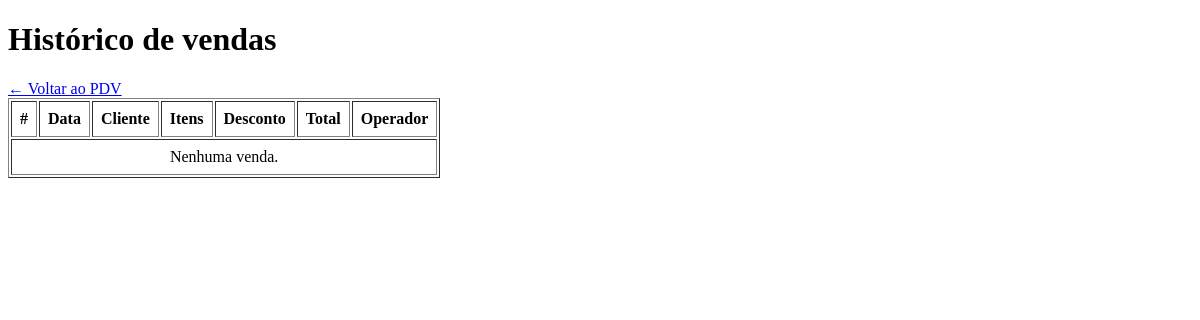
/pdv/historico (signed in), run on an earlier commit of the app's database.
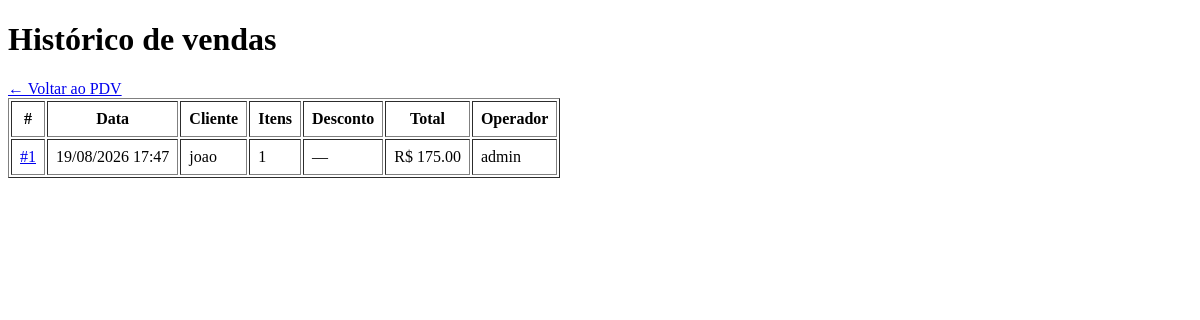
And on a later commit of the database.
### app/models/venda.py (models this page shows, shortened)
class Venda(Base):
    __tablename__ = "vendas"
    id         = Column(Integer, primary_key=True, index=True)
    cliente_id = Column(
        Integer,
        ForeignKey("clientes.id", ondelete="SET NULL"),
        nullable=True
    )
    usuario_id = Column(
        Integer,
        ForeignKey("usuarios.id", ondelete="SET NULL"),
        nullable=True
    )
    desconto_percentual = Column(Float, nullable=False, default=0.0)
    total_bruto  = Column(Float, nullable=False, default=0.0)
    total_liquido = Column(Float, nullable=False, default=0.0)
    observacao = Column(String(255), nullable=True)
    criado_em = Column(DateTime, server_default=func.now())
    cliente = relationship("Cliente", back_populates="vendas")
    usuario = relationship("Usuario", backref="vendas")
    itens   = relationship(
        "ItemVenda",
        back_populates="venda",
        cascade="all, delete-orphan"  # deleta itens se a venda for deletada
    )

### app/models/cliente.py (models this page shows, shortened)
class Cliente(Base):
    __tablename__ = "clientes"
    id         = Column(Integer, primary_key=True, index=True)
    nome       = Column(String(150), nullable=False, index=True)
    matricula  = Column(String(50), nullable=True, unique=True)
    telefone   = Column(String(20), nullable=True)
    is_associado = Column(Boolean, default=False, nullable=False)
    ativo      = Column(Boolean, default=True)
    criado_em  = Column(DateTime, server_default=func.now())
    vendas = relationship("Venda", back_populates="cliente")

### app/models/usuarios.py (models this page shows)
class Usuario(Base):
    __tablename__ = "usuarios"
    id = Column(Integer, primary_key=True, autoincrement=True)
    nome = Column(String(100), nullable=False)
    email = Column(String(150), unique=True, nullable=False)
    senha_hash = Column(String(255), nullable=False)
    role = Column(String(20), nullable=False, default="operador")
    ativo = Column(Boolean, default=True)
    criando_em = Column(DateTime, server_default=func.now())

### app/controllers/pdv_controller.py (the view)
@router.get("/historico")
def historico_vendas(
    request: Request,
    db: Session = Depends(get_db),
    usuario = Depends(get_usuario_logado)
):
    vendas = (
        db.query(Venda)
        .order_by(Venda.criado_em.desc())
        .limit(100)
        .all()
    )
    return templates.TemplateResponse(
        request,
        "pdv/historico.html",
        {"request": request, "usuario": usuario, "vendas": vendas}
    )

### app/templates/pdv/historico.html
<!DOCTYPE html>
<html lang="pt-br">
<head><meta charset="UTF-8"><title>Histórico de Vendas — PDV</title></head>
<body>
    <h1>Histórico de vendas</h1>
    <a href="/pdv">← Voltar ao PDV</a>
    <table border="1" cellpadding="8">
        <thead>
            <tr>
                <th>#</th>
                <th>Data</th>
                <th>Cliente</th>
                <th>Itens</th>
                <th>Desconto</th>
                <th>Total</th>
                <th>Operador</th>
            </tr>
        </thead>
        <tbody>
            {% for v in vendas %}
            <tr>
                <td><a href="/pdv/venda/{{ v.id }}">#{{ v.id }}</a></td>
                <td>{{ v.criado_em.strftime('%d/%m/%Y %H:%M') }}</td>
                <td>{{ v.cliente.nome if v.cliente else "Balcão" }}</td>
                <td>{{ v.itens | length }}</td>
                <td>
                    {% if v.desconto_percentual > 0 %}
                        <span style="color:green">
                            {{ v.desconto_percentual|int }}%
                            (− R$ {{ "%.2f"|format(v.desconto_valor) }})
                        </span>
                    {% else %}—{% endif %}
                </td>
                <td>R$ {{ "%.2f"|format(v.total_liquido) }}</td>
                <td>{{ v.usuario.nome if v.usuario else "—" }}</td>
            </tr>
            {% endfor %}
            {% if not vendas %}
            <tr><td colspan="7" style="text-align:center">Nenhuma venda.</td></tr>
            {% endif %}
        </tbody>
    </table>
</body>
</html>

What changed in the data, as far as the page shows it:
added Venda: id "1", criado_em "19/08/2026 17:47", cliente "joao", itens|length "1", total_liquido "175.00", usuario "admin"
Also different on the page:
text no longer shown: "Nenhuma venda."
